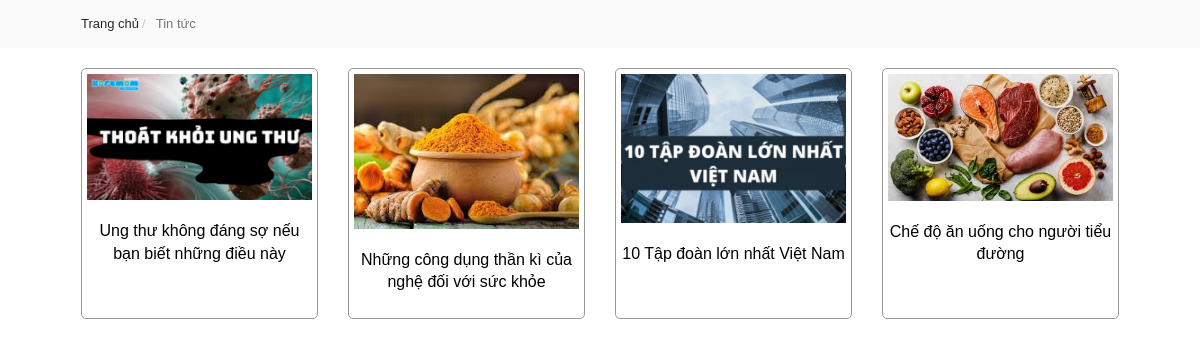
/modules/blog/blog.php, run on the app's committed database.
### tables this page shows
CREATE TABLE `blog` (
  `blog_id` int(250) NOT NULL,
  `blog_name` varchar(250) NOT NULL,
  `blog_img` varchar(250) NOT NULL,
  `blog_detail` text NOT NULL
);

### modules/blog/blog.php (the view, shortened to what this page needs)
<!DOCTYPE html>
<html lang="en">
<head>
  <link rel="stylesheet" href="plugins/bootstrap/bootstrap.min.css">
  <link rel="stylesheet" type="text/css" href="css/style.css">
  <link rel="stylesheet" href="plugins/animate/animate.min.css">
  <link rel="stylesheet" href="plugins/fontawesome/all.css">
  <link href="plugins/webfonts/font.css" rel="stylesheet">
  <link rel="stylesheet" href="plugins/owl.carousel/owl.carousel.min.css" type="text/css">
  <link rel="stylesheet" href="plugins/owl.carousel/owl.theme.default.min.css">
  <link rel="stylesheet" href="plugins/uikit/uikit.min.css" />
</head>
<body>
  <div class="breadcrumb-shop">
    <div class="container">
      <div class="row">
        <div class="col-lg-12 col-md-12 col-sm-12 col-xs-12 pd5">
          <ol class="breadcrumb breadcrumb-arrows">
            <li>
              <a href="index.php">
                <span>Trang chủ</span>
              </a>
            </li>
            <li>
              <span><span style="color: #777777">Tin tức</span></span>
            </li>
          </ol>
        </div>
      </div>
    </div>
  </div>
  <?php
  $sql = "SELECT * FROM blog
		ORDER BY blog_id ASC
		";
  $query = mysqli_query($conn, $sql);
  ?>
  <div class="container" style="padding-bottom: 50px;">
    <div class="row">
      <?php while ($row = mysqli_fetch_array($query)) { ?>
        <div class="fix-col col-md-3 col-sm-6 col-xs-6 col-6">
          <div class="product-block">
            <div class="product-img fade-box">
              <a href="index.php?/=detailblog&blog_id=<?php echo $row['blog_id']; ?>" title="<?php echo $row['blog_name'] ?>" class="img-resize">
                <img src="admin/img/products/<?php echo $row['blog_img']; ?>" alt="<?php echo $row['blog_name'] ?>" class="lazyloaded">
              </a>
            </div>
            <div class="product-detail clearfix">
              <div>
                <a style=" color: black;
              font-size: 16px;text-decoration: none;" href="index.php?/=detailblog&blog_id=<?php echo $row['blog_id']; ?>" title="<?php echo $row['blog_name'] ?>" inspiration pack> <?php echo $row['blog_name']; ?>
                </a>
              </div>
            </div>
          </div>
        </div>
      <?php } ?>
    </div>
  </div>
</body>
</html>

### css/style.css (style rules this page uses)
* { font-family: "Quicksand", sans-serif; margin: 0; padding: 0; }
* { box-sizing: border-box; }
a { color: black; text-decoration: none; outline: none; }
body { line-height: 1.4; font-size: 14px; color: #272727; overflow-x: hidden; background: #fff; position: initial !important; }
img { vertical-align: middle; max-width: 100%; }
a:-webkit-any-link { color: -webkit-link; cursor: pointer; }
.img-resize { width: 100%; }
.fade-box img.lazyloaded { opacity: 1; }
.product-block a { display: block; }
.product-block .product-detail { padding: 20px 0; text-align: center; }
.product-block .product-img { text-align: center; position: relative; overflow: hidden; }
.product-block .product-img a img:first-child { transition: all 0.5s ease 0s; display: flex; align-items: center; justify-content: center; }
.breadcrumb-shop { background: #fafafa; margin-bottom: 20px; }
.breadcrumb-shop .breadcrumb-arrows { padding: 15px 0; background: transparent; border-radius: 0; white-space: nowrap; overflow: hidden; text-overflow: ellipsis; margin-bottom: 0; }
.breadcrumb-shop a { color: #272727; }
.breadcrumb-shop .breadcrumb > li + li:before { padding: 0 5px; color: #ccc; content: "/\00a0"; padding: 0 3px; }
.breadcrumb-shop .breadcrumb-arrows li { font-size: 13px; }
@media (min-width: 992px) { .col-md-3 { width: 25%; } }
@media (min-width: 768px) { .col-sm-6 { width: 50%; } }
@media (min-width: 1200px) { .container { max-width: 89%; } }
.product-block { background-color: white; padding: 5px 5px 5px 5px; border: 1px solid #999; border-radius: 5px; height: 100%; }
.fix-col { margin-bottom: 10px; }

### data on the page
blog: blog_img (picture), blog_name "Ung thư không đáng sợ nếu bạn biết những điều này"
blog: blog_img (picture), blog_name "Những công dụng thần kì của nghệ đối với sức khỏe"
blog: blog_img (picture), blog_name "10 Tập đoàn lớn nhất Việt Nam"
blog: blog_img (picture), blog_name "Chế độ ăn uống cho người tiểu đường"
